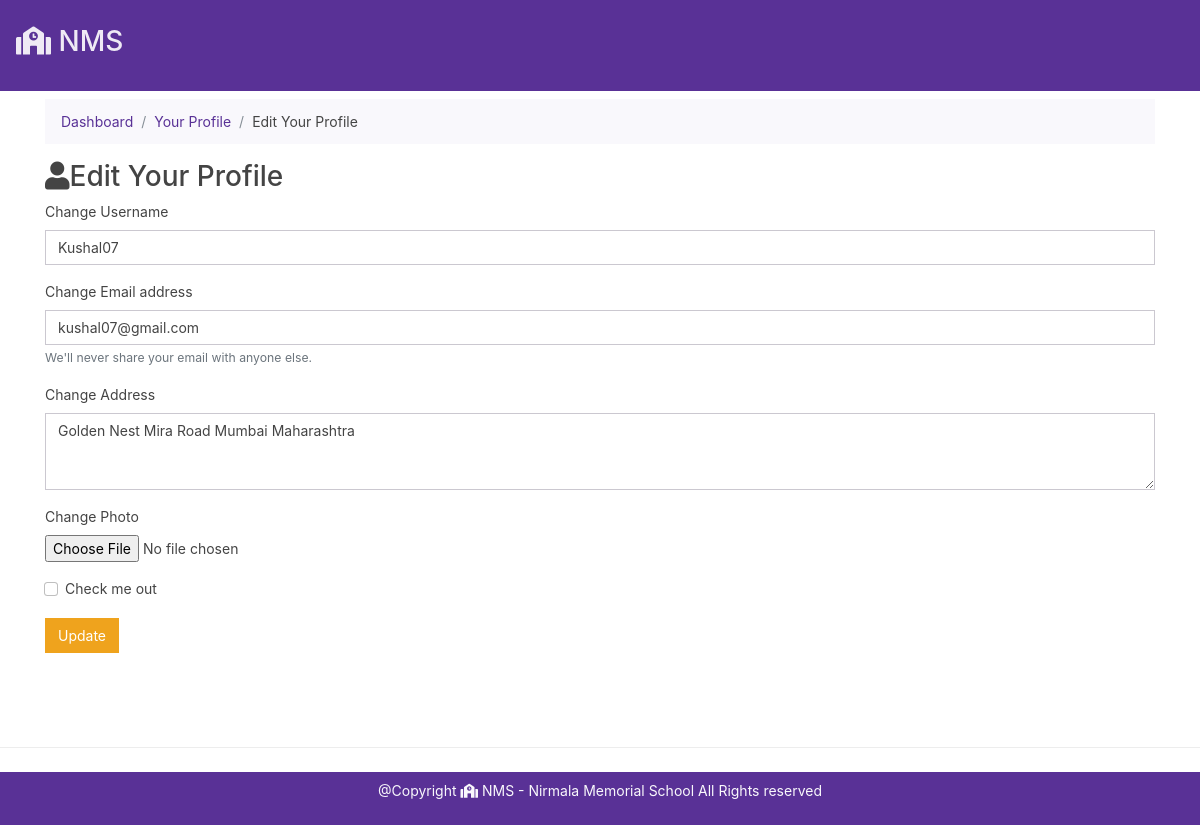
Page /student/editProfile.php?id=2 on the committed database.
### tables this page shows
CREATE TABLE `students` (
  `student_id` int(7) NOT NULL,
  `student_username` varchar(255) NOT NULL,
  `student_email` varchar(255) NOT NULL,
  `student_password` varchar(255) NOT NULL,
  `student_gender` varchar(255) NOT NULL,
  `student_course_id` int(7) NOT NULL,
  `student_photo` varchar(255) NOT NULL,
  `student_address` text NOT NULL,
  `student_status` tinyint(1) NOT NULL,
  `timestamp` datetime NOT NULL DEFAULT current_timestamp()
);

### student/editProfile.php (the view, shortened to what this page needs)
<!doctype html>
<html lang="en">
<head>
    <link href="https://cdn.jsdelivr.net/npm/bootstrap@5.0.0-beta1/dist/css/bootstrap.min.css" rel="stylesheet">
    <link rel="stylesheet" href="https://bootswatch.com/4/pulse/bootstrap.min.css">
    <link rel="stylesheet" href="https://pro.fontawesome.com/releases/v5.10.0/css/all.css" />
    <link rel="stylesheet" href="https://cdnjs.cloudflare.com/ajax/libs/animate.css/4.1.1/animate.min.css" />
</head>
<body>
    <?php include "../partials/_dbconnect.php"; ?>
    <?php
    echo '  <nav class="navbar navbar-dark bg-primary">
        <a class="navbar-brand" href="/college-website/index.php">
            <h2> <i class="fas fa-school"></i> NMS</h2>
        </a>';
    echo '</nav>';
    ?>
    <?php
    $studentId = $_GET['id'];
    $sql = "SELECT * FROM `students` WHERE `student_id` = '$studentId'";
    $result = mysqli_query($conn, $sql);
    $row = mysqli_fetch_assoc($result);
    $studentUsername = $row['student_username'];
    $studentEmail = $row['student_email'];
    $studentAddress = $row['student_address'];
    ?>
    <div class="container bodycon my-2 animate__animated animate__fadeInUp">
        <div aria-label="breadcrumb">
            <ol class="breadcrumb">
                <li class="breadcrumb-item"><a href="dashboard.php">Dashboard</a></li>
                <li class="breadcrumb-item"><a href="profile.php">Your Profile</a></li>
                <li class="breadcrumb-item active" aria-current="page">Edit Your Profile</li>
            </ol>
        </div>
        <h2><i class="fa fa-user"></i>Edit Your Profile</h2>
        <form action="<?php echo $_SERVER['REQUEST_URI']; ?>" method="post" enctype="multipart/form-data">
            <div class="mb-3">
                <label for="exampleInputEmail1" class="form-label">Change Username</label>
                <input type="text" class="form-control" id="signupUsername" name="student_username" value="<?php echo $studentUsername; ?>">
            </div>
            <div class="mb-3">
                <label for="exampleInputEmail1" class="form-label">Change Email address</label>
                <input type="email" class="form-control" id="signupEmail" name="student_email" aria-describedby="emailHelp" value="<?php echo $studentEmail; ?>">
                <div id="emailHelp" class="form-text">We'll never share your email with anyone else.</div>
            </div>
            <div class="form-group">
                <label for="exampleFormControlTextarea1">Change Address</label>
                <textarea class="form-control" id="address" name="student_address" rows="3" value=""><?php echo $studentAddress; ?></textarea>
            </div>
            <div class="form-group">
                <label for="exampleFormControlTextarea1"> Change Photo</label> <br>
                <input class="input" type="file" name="student_photo" value="<?php echo $studentUsername; ?>">
            </div>
            <div class="mb-3 form-check">
                <input type="checkbox" class="form-check-input" id="signupCheck">
                <label class="form-check-label" for="exampleCheck1">Check me out</label>
            </div>
            <button type="submit" class="btn btn-warning">Update</button>
    </div>
    <div class="modal-footer">
    </div>
    <?php include "../partials/footer.php" ?>
</body>
</html>

### student/editProfile.php (style rules this page uses)
.bodycon { min-height: 80vh; }

### rows in the picture
students: student_username "Kushal07", student_email "kushal07@gmail.com", student_address "Golden Nest Mira Road Mumbai Maharashtra"
